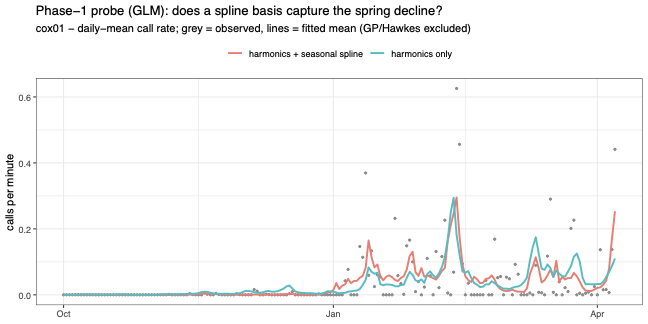

Write the R code that produced this figure.
# =============================================================================
# proto_glm_probe.R — isolate the Phase-1 QUESTION from MCMC convergence.
#
# The full-sampler prototype couldn't show the seasonal bend because 1500 iters
# aren't converged (even the known-good baseline trended the wrong way). But the
# real Phase-1 claim is narrower: *can a natural-spline basis in the design
# represent the spring decline that harmonics alone cannot?* That is a property
# of the DESIGN MATRIX, not the MCMC. So probe it with a fast Poisson GLM on
# binned counts (drops GP + self-excitation on purpose) — it converges instantly.
#
# Compares two mean models on the same segment grid:
#   harmonics only              (= current background design)
#   harmonics + seasonal spline (= Phase-1 addition)
#
# Run from REPO ROOT:  BUOY=cox01 Rscript proto_spline/proto_glm_probe.R
# =============================================================================

rm(list = ls())
suppressMessages({library(tidyverse)})

source('src/config.R')
source('src/design.R')                     # build_design_matrix(), design_cfg()
stopifnot(buoy == 'cox01')
load(paste0(path.data, datai, '.RData'))   # data, noise

SBACK     <- 120
SPLINE_DF <- 6
outdir    <- 'proto_spline'

ts   <- data$ts
maxT <- ceiling(max(ts))
knts <- unique(c(0, seq(0, maxT, by = SBACK), maxT))
m    <- length(knts) - 1

# ── binned counts per segment [knts[i], knts[i+1]) ───────────────────────────
w  <- diff(knts)                                   # segment widths (min)
y  <- as.integer(table(cut(ts, breaks = knts, right = FALSE)))
kL <- knts[1:m]                                    # left edge = covariate location

# ── design at segment left edges, built by the shared owner (src/design.R) ───
noise_j  <- data.frame(ts = kL) %>% left_join(noise, by = 'ts')
noiseVar <- as.vector(scale(noise_j$noise)); noiseVar[is.na(noiseVar)] <- 0
sstVar   <- as.vector(noise_j$sst); sstVar[is.na(sstVar)] <- median(sstVar, na.rm = TRUE)

# Xh = spline OFF (all harmonics); Xs = spline ON — the real Phase-2 design, so
# it drops the 2-month harmonic and appends the ns() basis. Both include the
# builder's intercept column, hence the `- 1` in the glm formulas below.
Xh <- build_design_matrix(kL, noiseVar, sstVar, design_cfg(seasonal_spline = FALSE))
Xs <- build_design_matrix(kL, noiseVar, sstVar,
                          design_cfg(seasonal_spline = TRUE, spline_df = SPLINE_DF))

logw <- log(w)
fit_h <- glm(y ~ Xh - 1, family = poisson, offset = logw)
fit_s <- glm(y ~ Xs - 1, family = poisson, offset = logw)

cat(sprintf('harmonics only              : %2d cols  AIC=%.0f  resid.dev=%.0f\n',
            ncol(Xh), AIC(fit_h), deviance(fit_h)))
cat(sprintf('harmonics + seasonal spline : %2d cols  AIC=%.0f  resid.dev=%.0f\n',
            ncol(Xs), AIC(fit_s), deviance(fit_s)))
cat(sprintf('  -> spline block nets %+d cols, drops AIC by %.0f\n',
            ncol(Xs) - ncol(Xh), AIC(fit_h) - AIC(fit_s)))

# Full-rank check: dropping the 2-mo harmonic + adding the spline must not induce
# collinearity (an acceptance criterion for the Phase-2 design).
cat(sprintf('  design rank: Xh %d/%d, Xs %d/%d  (full rank: %s)\n',
            qr(Xh)$rank, ncol(Xh), qr(Xs)$rank, ncol(Xs),
            qr(Xh)$rank == ncol(Xh) && qr(Xs)$rank == ncol(Xs)))

# ── fitted per-minute rate over time (remove the width offset) ───────────────
when <- as.POSIXct(std) + kL * 60
rate <- function(f) as.vector(predict(f, type = 'response')) / w
res  <- bind_rows(
  tibble(when, rate = rate(fit_h), model = 'harmonics only'),
  tibble(when, rate = rate(fit_s), model = 'harmonics + seasonal spline'))
obs  <- tibble(when, rate = y / w)

# daily-mean smooth so the seasonal shape is legible under the diel wiggle
res_d <- res %>% mutate(day = as.Date(when)) %>%
  group_by(model, day) %>% summarise(rate = mean(rate), .groups = 'drop')
obs_d <- obs %>% mutate(day = as.Date(when)) %>%
  group_by(day) %>% summarise(rate = mean(rate), .groups = 'drop')

p <- ggplot(res_d, aes(day, rate, colour = model)) +
  geom_point(data = obs_d, aes(day, rate), inherit.aes = FALSE,
             colour = 'grey55', size = 0.7) +
  geom_line(linewidth = 0.9) +
  labs(title = 'Phase-1 probe (GLM): does a spline basis capture the spring decline?',
       subtitle = 'cox01 - daily-mean call rate; grey = observed, lines = fitted mean (GP/Hawkes excluded)',
       x = NULL, y = 'calls per minute', colour = NULL) +
  theme_bw() + theme(legend.position = 'top')

ggsave(file.path(outdir, 'proto_glm_probe.pdf'), p, width = 9, height = 4.5)
cat(sprintf('\nWrote %s/proto_glm_probe.pdf\n', outdir))
